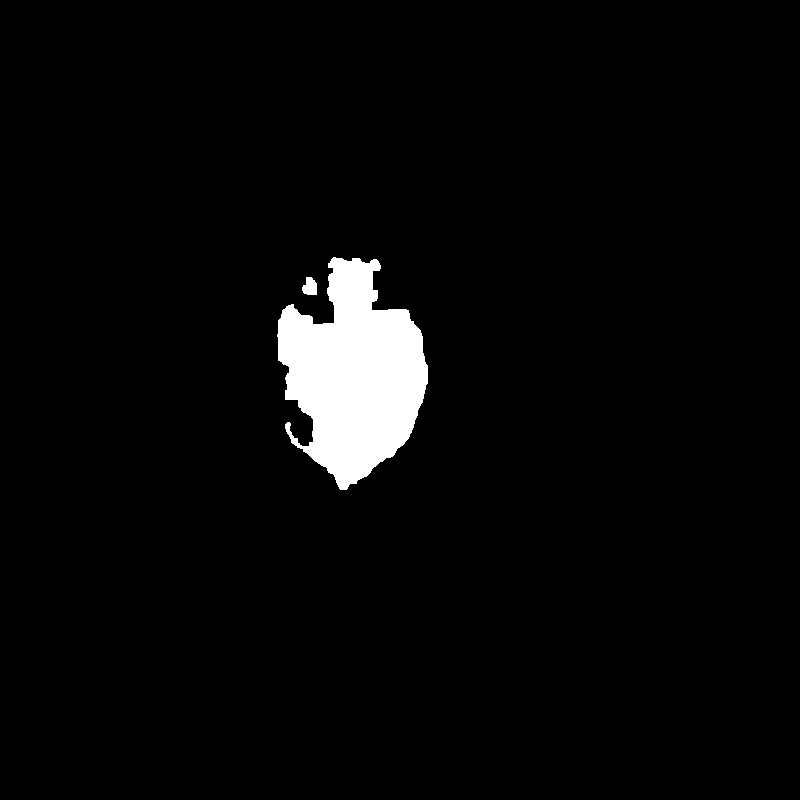
#> input picture training-images/BarnacleCay.png, 800 x 800 px; its folder holds only this picture in this run
$ python -i island_predictor.py   (imports and definitions only)
#> lines starting #> are read from the running program, lines starting #| are printed output that depends on the picture; after the words box and inside, x2 and y2 are one past the last pixel; in counts of white or black regions, pixels touching at a corner belong together
#> in __init__, self.im is the input picture: shape (800, 800, 3); 3.5% white; 2 white regions, box (x1, y1, x2, y2) and area: (277, 257, 428, 490) 21994, (302, 277, 317, 295) 209
### tools/image_tools.py
import cv2
from skimage import exposure
import numpy as np

# [5 lines left out: function apply_clahe, not called in this run]

def match_histograms(source, reference):
    matched = exposure.match_histograms(source, reference, channel_axis=-1)
    return matched.astype('uint8')

def apply_mask(im, mask):
    return cv2.bitwise_and(im, im, mask=mask)

# [68 lines left out: functions clip_square_section, resize, extract_colour_histogram, crop_to_aspect, align_images, flann_matches_to_points_list, not called in this run]

# We already know the images are correctly rotated
def warp_test(im, homography_mats):
    aligned = [cv2.warpPerspective(im, homography, im.shape[:2]) for homography in homography_mats]
    return aligned

# [123 lines left out: functions get_sift_points, get_flann_matched_points, homography_wackiness_score, simple_homography_features, homography_features_to_matrix, filter_points_by_distance and 3 more, not called in this run]

### tools/feature_extractor.py
import cv2
from math import log, copysign
import numpy as np
from image_tools import crop_to_aspect, resize, clip_square_section, apply_clahe, apply_mask, match_histograms
from pathlib import Path
import os
from enum import Enum

from tools.image_tools import get_sift_points

# [5 lines left out: function extract_hu_moments, not called in this run]

def extract_central_contours(im):
    cropped_im = crop_to_aspect(im)
    gray = cv2.cvtColor(cropped_im, cv2.COLOR_RGB2GRAY)
    kernel = np.ones((3,3),np.uint8)
    closed = cv2.morphologyEx(gray, cv2.MORPH_CLOSE, kernel)
    edges = cv2.Canny(closed, 50, 200)
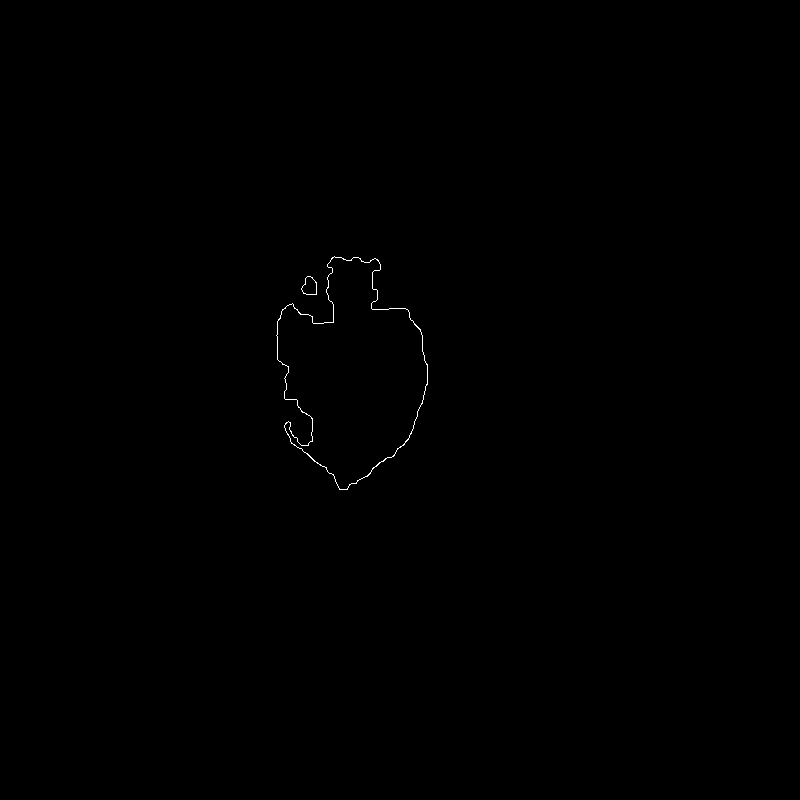
#> edges: shape (800, 800); 0.14% white in thin lines or dots, all inside (x1, y1, x2, y2) = (276, 256, 428, 490)

    lines = cv2.HoughLinesP(cv2.dilate(edges, kernel),1,np.pi/2, 50, None, 50, 1)
#> lines = None
    if lines is not None:
        lines_im = np.zeros(edges.shape).astype('uint8')
        for line in lines:
            x0,y0,x1,y1 = line[0]
            cv2.line(lines_im,(x0,y0),(x1,y1),255,4)
        edges = cv2.bitwise_and(edges, ~lines_im)

    final_edges = cv2.dilate(edges, kernel)
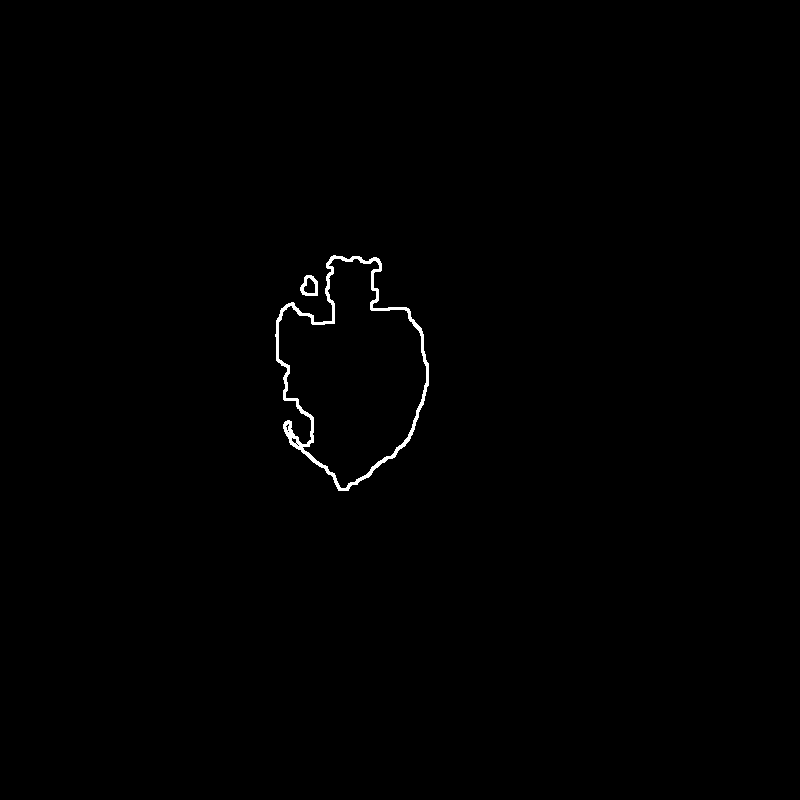
#> final_edges: shape (800, 800); 0.47% white; 2 white regions, box (x1, y1, x2, y2) and area: (275, 255, 429, 491) 2811, (300, 275, 318, 296) 186
    close_iters = 1
    kernel = np.ones((5,5),np.uint8)
    for i in range(close_iters):
        final_edges = cv2.morphologyEx(final_edges, cv2.MORPH_CLOSE, kernel)
    contours, _ = cv2.findContours(final_edges, cv2.RETR_TREE, cv2.CHAIN_APPROX_SIMPLE)
#> contours = 4 contours; box (x1, y1, x2, y2) and area: (275, 255, 429, 491) 23094, (278, 258, 427, 489) 20902, (300, 275, 318, 296) 274, (304, 279, 316, 294) 128
    center_y, center_x = gray.shape
#> center_y = 800; center_x = 800
    center_x /= 2
#> center_x = 400
    center_y /= 2
#> center_y = 400
    central_contours_mask = np.zeros(gray.shape).astype('uint8')
    for contour in contours:
        area = cv2.contourArea(contour)
        if area == 0:
            continue
        moments = cv2.moments(contour)
        x = int(moments["m10"] / moments["m00"])
        y = int(moments["m01"] / moments["m00"])
        dx = abs(x - center_x)
        dy = abs(y - center_y)
        if dy <= center_y / 2 and dx <= center_x / 2:
            cv2.fillPoly(central_contours_mask, pts=[contour], color=(255))
#> this loop made 4 passes
#> (area, x, y, dx, dy) on passes 1 to 4: (274, 309, 285, 91, 115), (128.5, 309, 286, 91, 114), (23094.5, 352, 373, 48, 27), (20902, 353, 374, 47, 26)
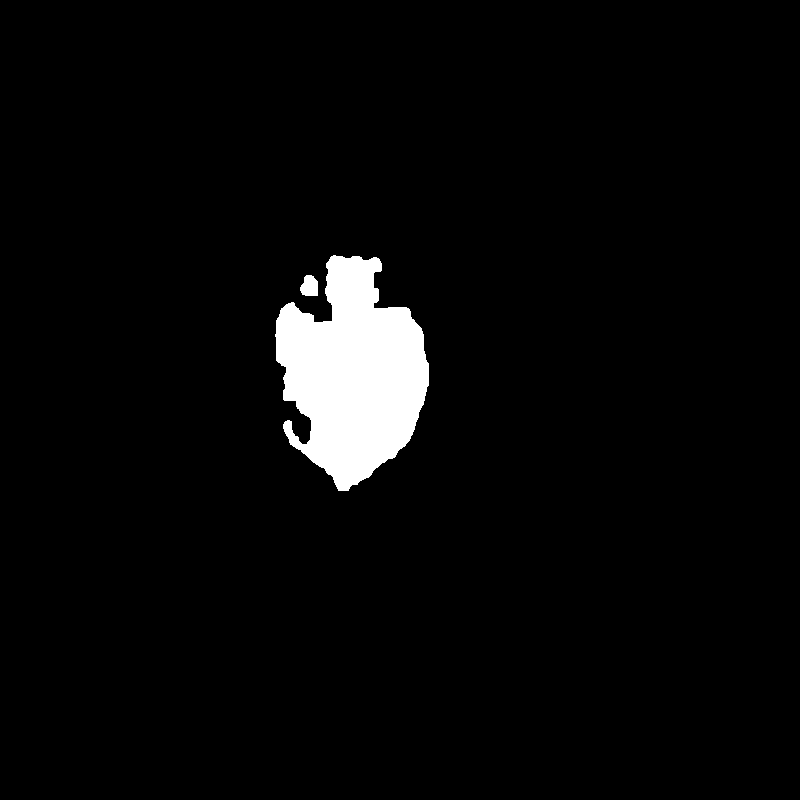
#> central_contours_mask: shape (800, 800); 3.7% white; 2 white regions
    return central_contours_mask

def extract_bound_mask(mask):
    contours, _ = cv2.findContours(mask.astype('uint8'), cv2.RETR_TREE, cv2.CHAIN_APPROX_SIMPLE)
#> contours = 2 contours; box (x1, y1, x2, y2) and area: (275, 255, 429, 491) 23094, (300, 275, 318, 296) 274
    if not len(contours) > 0:
        return None, None
    contours = np.concatenate(contours)
#> contours = contour of 344 points, box (x1, y1, x2, y2) (275, 255, 429, 491), area 23398
    x,y,w,h = cv2.boundingRect(contours)
#> x = 275; y = 255; w = 154; h = 236
    return clip_square_section(mask,x,y,w,h), x,y,w,h
#> in clip_square_section, `section = im.copy()[y:y+h, x:x+w]`:
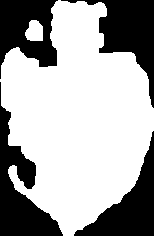
#> section: shape (236, 154); 65.4% white; 4 black regions, box (x1, y1, x2, y2) and area: (0, 82, 63, 236) 3531, (61, 0, 154, 108) 3277, (74, 131, 154, 236) 2954, (0, 0, 58, 79) 2805
#> in clip_square_section, `section = cv2.copyMakeBorder(section, 0, bottom_padding, 0, right_padd..`:
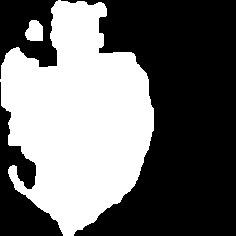
#> section: shape (236, 236); 42.7% white; 2 white regions, box (x1, y1, x2, y2) and area: (0, 0, 154, 236) 23472, (25, 20, 43, 41) 305

# [11 lines left out: function extract_closest_colour_masks, not called in this run]

def extract_sand_grass_rock(im, using_rgb=True):
    # TODO store reference histo somewhere

    path = Path(os.path.dirname(os.path.abspath(__file__)))
    path = path / '..' / 'testing-and-validation' / 'test-treasure-maps'
    image_paths = list(path.glob('**/treasure3.jpg'))
    ref = cv2.imread(str(image_paths[0]))

    ref_mask, *ref_coords = extract_bound_mask(extract_central_contours(ref))
    ref = clip_square_section(ref, *ref_coords)
    ref = apply_clahe(ref)
    clipped_ref = resize(apply_mask(ref, ref_mask))

    clipped = resize(apply_clahe(im))

    im = match_histograms(clipped, clipped_ref)
    colours = [
        [0,0,0], # Bounds
        [243,255,255], # Sand
        [100, 160, 40], # Grass
        [132, 148, 130], # Rock
    ]
    if using_rgb:
        colours = np.flip(colours, axis=1)
    colour_masks = extract_closest_colour_masks(clipped, colours, True)
    masks = []
    for i, colour in enumerate(colours):
        matching = colour_masks == colour
        all_matching = np.all(matching, axis=-1)
        masks.append((all_matching * 255).astype('uint8'))
    return masks

# [14 lines left out: function get_colour_matched, not called in this run]

class Features(Enum):
    MASK = 0
    IMAGE = 1
    MASKED_IMAGE = 2
    COLOUR_MASKS = 4
    SIFT = 5

def get_features(im, requested_features = list(Features), target_size=400):
    if type(requested_features) == Features:
        requested_features = [requested_features]
    features = {}
    mask = extract_central_contours(im)
    bound_mask, x,y,w,h = extract_bound_mask(mask)
#> x = 275; y = 255; w = 154; h = 236
    bound_mask = resize(bound_mask, target_size)
    if Features.MASK in requested_features:
        features[Features.MASK] = bound_mask
    if Features.IMAGE in requested_features or Features.MASKED_IMAGE in requested_features:
        bound_im = clip_square_section(crop_to_aspect(im), x,y,w,h)
#> call 2 of clip_square_section, with x = 275, y = 255, w = 154, h = 236
#> in clip_square_section (call 2), `section = im.copy()[y:y+h, x:x+w]`:
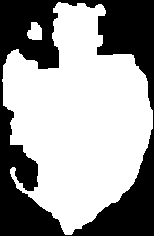
#> section: shape (236, 154, 3); 61.1% white; 1 black region, box (x1, y1, x2, y2) and area: (0, 0, 154, 236) 14141
#> in clip_square_section (call 2), `section = cv2.copyMakeBorder(section, 0, bottom_padding, 0, right_padd..`:
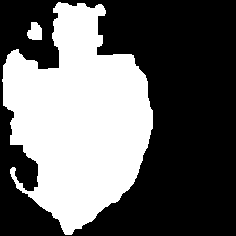
#> section: shape (236, 236, 3); 39.9% white; 2 white regions, box (x1, y1, x2, y2) and area: (2, 2, 153, 235) 21994, (27, 22, 42, 40) 209
        bound_im = resize(bound_im)
        if Features.IMAGE in requested_features:
            features[Features.IMAGE] = bound_im
        if Features.MASKED_IMAGE in requested_features or Features.COLOUR_MASKS in requested_features:
            bound_masked_im = apply_mask(bound_im, bound_mask)
        if Features.MASKED_IMAGE in requested_features:
            features[Features.MASKED_IMAGE] = bound_masked_im
        if Features.COLOUR_MASKS in requested_features:
            colour_masks = extract_sand_grass_rock(im)
            features[Features.COLOUR_MASKS] = colour_masks
        if Features.SIFT in requested_features:
            features[Features.SIFT] = get_sift_points(features[Features.IMAGE])
    return features

### tools/island_predictor.py
import cv2
import numpy as np
from pathlib import Path
import os
import pandas as pd
import re
from feature_extractor import get_features, Features
from matching_algorithm import match_image
import shelve
import copyreg
import cv2

class LabelledImage:
	def __init__(self, path_str):
		self.path = path_str
		self.im = cv2.imread(path_str)
		self.set_info_from_path(path_str)

	def set_info_from_path(self, path):
		self.file_name = path.split('\\')[-1]
		info_vals = re.split('-_', self.file_name)
		if len(info_vals) == 4:
			self.area = info_vals[1]
			self.grid_square = info_vals[2]
			self.name = info_vals[3].split('.')[0]
		else:
			self.name = info_vals[0]

	def set_features(self):
		self.features = get_features(self.im)

class IslandPredictor:
	# [17 lines left out: function __init__, not called in this run]


	def _pickle_keypoints(self, point):
		return cv2.KeyPoint, (*point.pt, point.size, point.angle,
                          point.response, point.octave, point.class_id)

	# [45 lines left out: functions get_reference_ims, precache_features, predict, not called in this run]

#> (the run stopped early here; a loop or call above may not have finished)

$ run again, on training-images/Bay.png
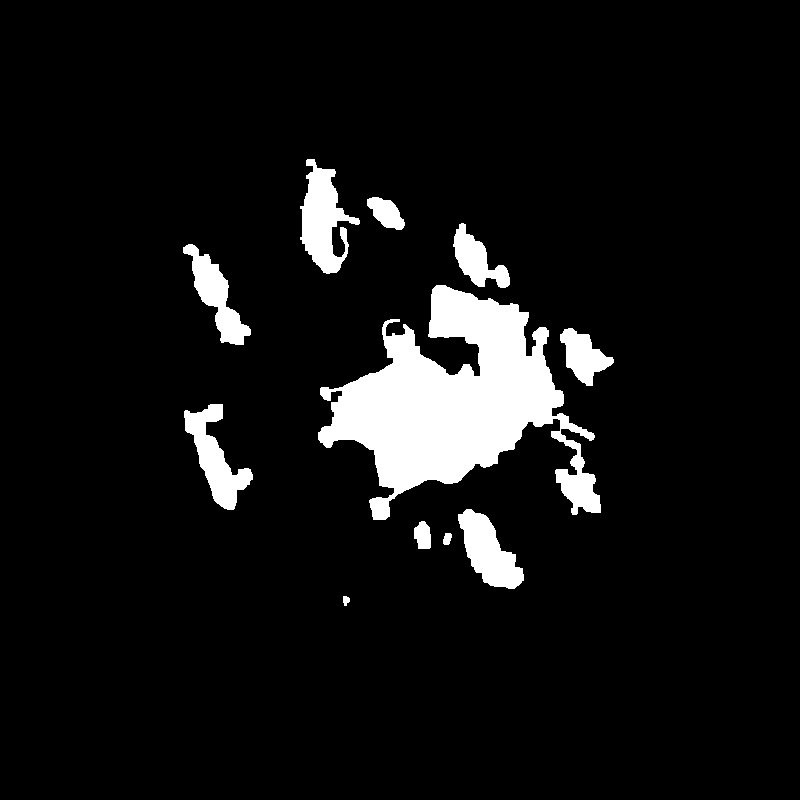
#> input picture training-images/Bay.png, 800 x 800 px
#> in __init__, self.im is the input picture: shape (800, 800, 3); 7.3% white; 11 white regions, largest, box (x1, y1, x2, y2) and area: (318, 285, 601, 520) 30428, (300, 159, 360, 274) 3451, (184, 404, 253, 510) 2887
#> edges: shape (800, 800); 0.57% white in thin lines or dots, all inside (x1, y1, x2, y2) = (182, 158, 614, 606)
#> lines = None
#> in extract_central_contours, `contours, _ = cv2.findContours(final_edges, cv2.RETR_TREE, cv2.CHAIN_A..`: contours = 32 contours; largest, box (x1, y1, x2, y2) and area: (316, 283, 602, 521) 33249, (319, 285, 563, 493) 26046, (298, 157, 361, 275) 4254, (182, 402, 254, 511) 3322, (456, 507, 525, 590) 3128
#> the loop in extract_central_contours, `for contour in contours:` made 32 passes
#> (area, x, y, dx, dy) on passes 1 to 8: (90, 345, 599, 55, 199), (129, 446, 538, 46, 138), (465.5, 422, 534, 22, 134), (276.5, 422, 535, 22, 135), (3127.5, 488, 551, 88, 151), (2509, 488, 551, 88, 151), (3322.5, 215, 457, 185, 57), (2464, 215, 458, 185, 58)
#> after the loop in extract_central_contours, `for contour in contours:`:
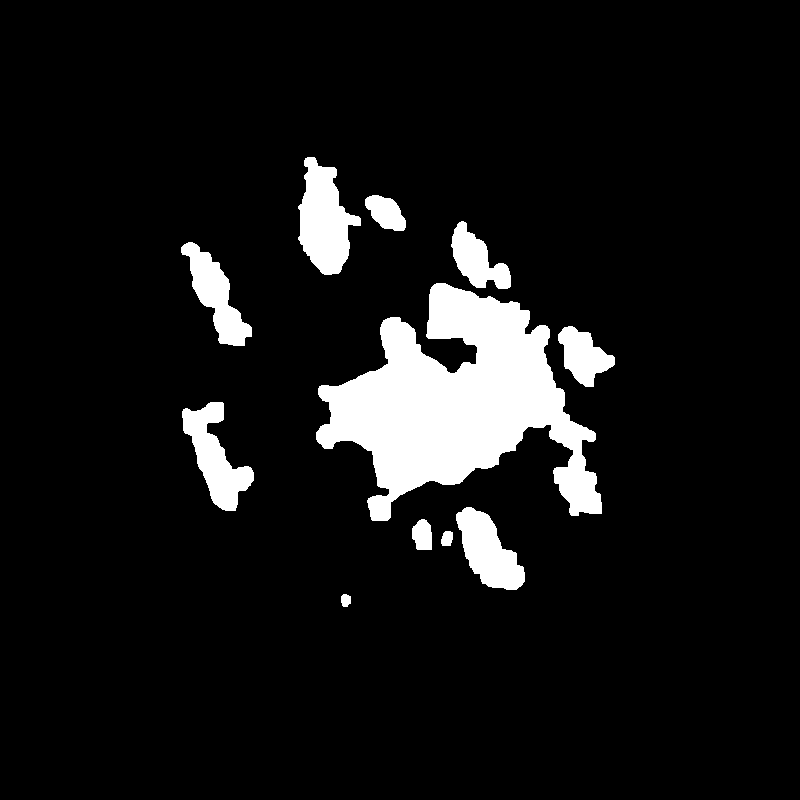
#> central_contours_mask: shape (800, 800); 8.4% white; 11 white regions
#> in extract_bound_mask, `contours, _ = cv2.findContours(mask.astype('uint8'), cv2.RETR_TREE, cv..`: contours = 11 contours; largest, box (x1, y1, x2, y2) and area: (316, 283, 602, 521) 33249, (298, 157, 361, 275) 4254, (182, 402, 254, 511) 3322, (456, 507, 525, 590) 3128, (181, 242, 252, 346) 2825
#> in extract_bound_mask, `contours = np.concatenate(contours)`: contours = contour of 1276 points, box (x1, y1, x2, y2) (181, 157, 615, 607), area 75310
#> in extract_bound_mask, `x,y,w,h = cv2.boundingRect(contours)`: x = 181; y = 157; w = 434; h = 450
#> in get_features, `bound_mask, x,y,w,h = extract_bound_mask(mask)`: x = 181; y = 157; w = 434; h = 450
#> in resize (call 2), `return cv2.resize(im, target_size)`:
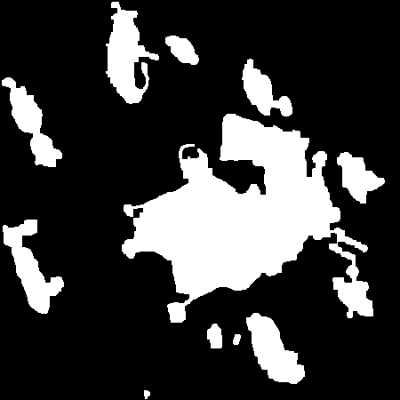
#> returned value: shape (400, 400, 3); min 0, max 255, mean 58.7

$ run again, on training-images/CannonCove.png
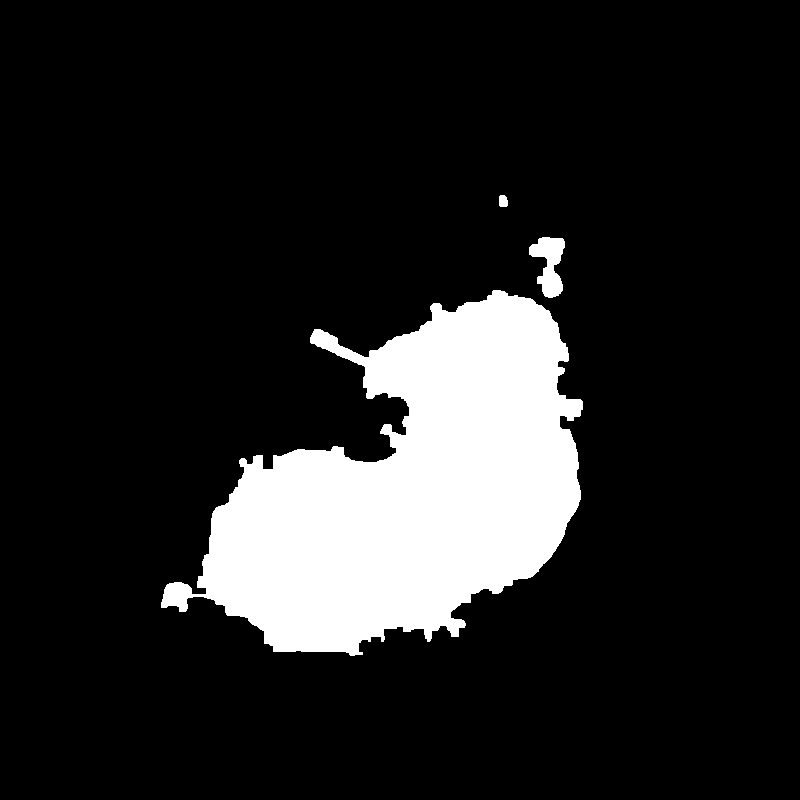
#> input picture training-images/CannonCove.png, 800 x 800 px
#> in __init__, self.im is the input picture: shape (800, 800, 3); 13.6% white; 3 white regions, box (x1, y1, x2, y2) and area: (161, 290, 583, 656) 85922, (529, 237, 565, 298) 1273, (499, 195, 508, 207) 97
#> lines = [[271, 651, 348, 651], [272, 652, 349, 652], [271, 650, 345, 650]]
#> the loop in extract_central_contours, `for line in lines:` made 3 passes
#> in extract_central_contours, `contours, _ = cv2.findContours(final_edges, cv2.RETR_TREE, cv2.CHAIN_A..`: contours = 8 contours; box (x1, y1, x2, y2) and area: (159, 288, 584, 657) 5588, (527, 235, 566, 299) 1520, (530, 238, 564, 266) 581, (163, 583, 191, 611) 518, (539, 267, 562, 297) 432, (497, 193, 509, 208) 141, (383, 425, 391, 434) 52, (499, 197, 507, 206) 50
#> the loop in extract_central_contours, `for contour in contours:` made 8 passes
#> (area, x, y, dx, dy) on passes 1 to 8: (5588, 368, 486, 32, 86), (517.5, 176, 594, 224, 194), (52.5, 386, 429, 14, 29), (1520.5, 548, 263, 148, 137), (432.5, 550, 282, 150, 118), (581, 548, 249, 148, 151), (141, 502, 200, 102, 200), (50, 502, 201, 102, 199)
#> after the loop in extract_central_contours, `for contour in contours:`:
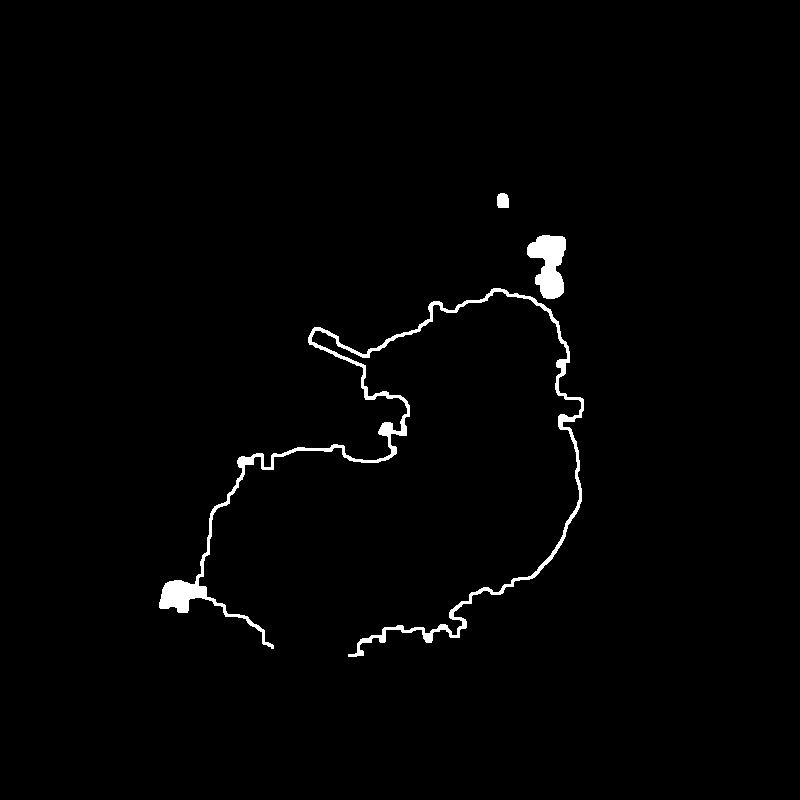
#> central_contours_mask: shape (800, 800); 1.4% white; 3 white regions
#> in extract_bound_mask, `contours, _ = cv2.findContours(mask.astype('uint8'), cv2.RETR_TREE, cv..`: contours = 3 contours; box (x1, y1, x2, y2) and area: (159, 288, 584, 657) 5588, (527, 235, 566, 299) 1520, (497, 193, 509, 208) 141
#> in extract_bound_mask, `contours = np.concatenate(contours)`: contours = contour of 1410 points, box (x1, y1, x2, y2) (159, 193, 584, 657), area 9534
#> in extract_bound_mask, `x,y,w,h = cv2.boundingRect(contours)`: x = 159; y = 193; w = 425; h = 464
#> in get_features, `bound_mask, x,y,w,h = extract_bound_mask(mask)`: x = 159; y = 193; w = 425; h = 464
#> in apply_mask, `return cv2.bitwise_and(im, im, mask=mask)`:
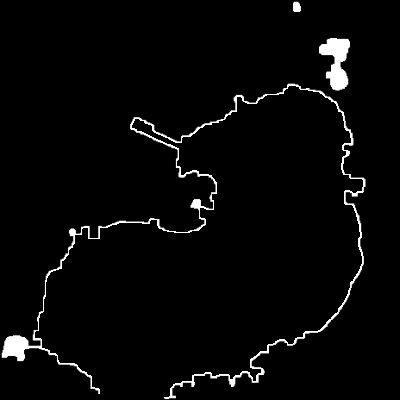
#> returned value: shape (400, 400, 3); min 0, max 255, mean 7.2
